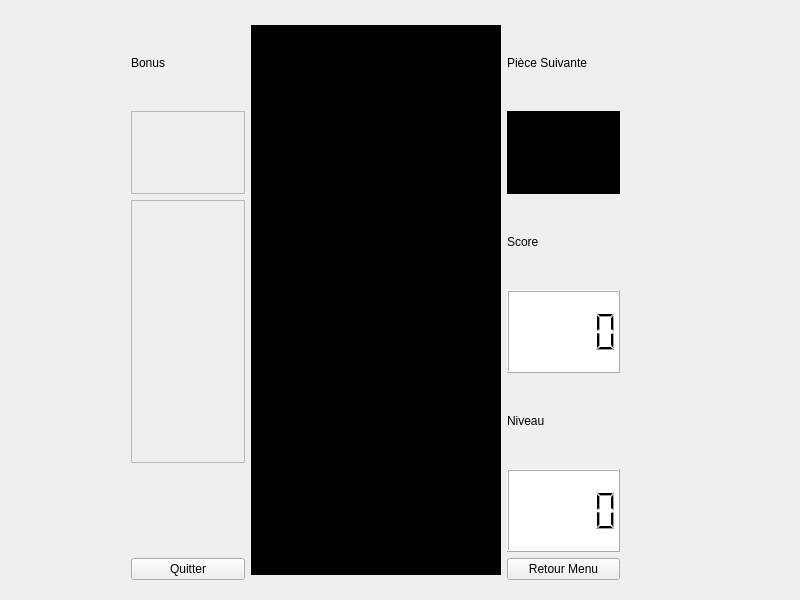
<?xml version="1.0" encoding="UTF-8"?>
<ui version="4.0">
 <class>GameWindow</class>
 <widget class="GameWindow" name="GameWindow">
  <property name="geometry">
   <rect>
    <x>0</x>
    <y>0</y>
    <width>800</width>
    <height>600</height>
   </rect>
  </property>
  <property name="minimumSize">
   <size>
    <width>800</width>
    <height>600</height>
   </size>
  </property>
  <property name="maximumSize">
   <size>
    <width>800</width>
    <height>600</height>
   </size>
  </property>
  <property name="mouseTracking">
   <bool>false</bool>
  </property>
  <property name="windowTitle">
   <string>TAtris</string>
  </property>
  <widget class="QWidget" name="centralWidget" native="true">
   <property name="geometry">
    <rect>
     <x>0</x>
     <y>0</y>
     <width>801</width>
     <height>601</height>
    </rect>
   </property>
   <property name="autoFillBackground">
    <bool>false</bool>
   </property>
   <property name="styleSheet">
    <string notr="true">#centralWidget{
background-image:url(:/ressources/ressources/high-quality-space-backgrounds.jpg);
}</string>
   </property>
   <widget class="QWidget" name="GameWidget" native="true">
    <property name="geometry">
     <rect>
      <x>120</x>
      <y>10</y>
      <width>511</width>
      <height>581</height>
     </rect>
    </property>
    <property name="styleSheet">
     <string notr="true">#GameWidget {
background-image:url(:/ressources/ressources/galaxy.jpg);
}

QLCDNumber {
background-color:white;
}</string>
    </property>
    <widget class="QWidget" name="layoutWidget">
     <property name="geometry">
      <rect>
       <x>0</x>
       <y>0</y>
       <width>511</width>
       <height>581</height>
      </rect>
     </property>
     <layout class="QGridLayout" name="GameInterface">
      <item row="0" column="0">
       <widget class="QLabel" name="BonusLabel">
        <property name="text">
         <string>Bonus</string>
        </property>
       </widget>
      </item>
      <item row="0" column="1" rowspan="7">
       <widget class="QFrame" name="MainGrid">
        <property name="sizePolicy">
         <sizepolicy hsizetype="Preferred" vsizetype="Preferred">
          <horstretch>0</horstretch>
          <verstretch>0</verstretch>
         </sizepolicy>
        </property>
        <property name="minimumSize">
         <size>
          <width>250</width>
          <height>550</height>
         </size>
        </property>
        <property name="maximumSize">
         <size>
          <width>250</width>
          <height>550</height>
         </size>
        </property>
        <property name="styleSheet">
         <string notr="true">background-color:black;
background-image:none;</string>
        </property>
        <property name="frameShape">
         <enum>QFrame::StyledPanel</enum>
        </property>
        <property name="frameShadow">
         <enum>QFrame::Raised</enum>
        </property>
       </widget>
      </item>
      <item row="0" column="2">
       <widget class="QLabel" name="NextTetrimonoLabel">
        <property name="text">
         <string>Pièce Suivante</string>
        </property>
       </widget>
      </item>
      <item row="1" column="0">
       <widget class="QFrame" name="BonusFrame">
        <property name="frameShape">
         <enum>QFrame::StyledPanel</enum>
        </property>
        <property name="frameShadow">
         <enum>QFrame::Raised</enum>
        </property>
       </widget>
      </item>
      <item row="1" column="2">
       <widget class="QFrame" name="NextTetrimonoFrame">
        <property name="styleSheet">
         <string notr="true">background-color:black;
</string>
        </property>
        <property name="frameShape">
         <enum>QFrame::StyledPanel</enum>
        </property>
        <property name="frameShadow">
         <enum>QFrame::Raised</enum>
        </property>
       </widget>
      </item>
      <item row="2" column="0" rowspan="3">
       <widget class="QFrame" name="RulesFrame">
        <property name="frameShape">
         <enum>QFrame::StyledPanel</enum>
        </property>
        <property name="frameShadow">
         <enum>QFrame::Raised</enum>
        </property>
       </widget>
      </item>
      <item row="2" column="2">
       <widget class="QLabel" name="ScoreLabel">
        <property name="text">
         <string>Score</string>
        </property>
       </widget>
      </item>
      <item row="3" column="2">
       <widget class="QLCDNumber" name="ScoreNumber">
        <property name="styleSheet">
         <string notr="true"/>
        </property>
       </widget>
      </item>
      <item row="4" column="2">
       <widget class="QLabel" name="LevelLabel">
        <property name="text">
         <string>Niveau</string>
        </property>
       </widget>
      </item>
      <item row="5" column="2">
       <widget class="QLCDNumber" name="LevelNumber"/>
      </item>
      <item row="6" column="0">
       <widget class="QPushButton" name="ExitButton">
        <property name="text">
         <string>Quitter</string>
        </property>
       </widget>
      </item>
      <item row="6" column="2">
       <widget class="QPushButton" name="BackToMenuButton">
        <property name="text">
         <string>Retour Menu</string>
        </property>
       </widget>
      </item>
     </layout>
     <zorder>BonusLabel</zorder>
     <zorder>NextTetrimonoLabel</zorder>
     <zorder>BonusFrame</zorder>
     <zorder>NextTetrimonoFrame</zorder>
     <zorder>RulesFrame</zorder>
     <zorder>ScoreLabel</zorder>
     <zorder>ScoreNumber</zorder>
     <zorder>LevelLabel</zorder>
     <zorder>LevelNumber</zorder>
     <zorder>ExitButton</zorder>
     <zorder>BackToMenuButton</zorder>
     <zorder>MainGrid</zorder>
    </widget>
   </widget>
  </widget>
 </widget>
 <layoutdefault spacing="6" margin="11"/>
 <customwidgets>
  <customwidget>
   <class>GameWindow</class>
   <extends>QWidget</extends>
   <header>gamewindow.h</header>
   <container>1</container>
  </customwidget>
 </customwidgets>
 <resources/>
 <connections/>
</ui>
